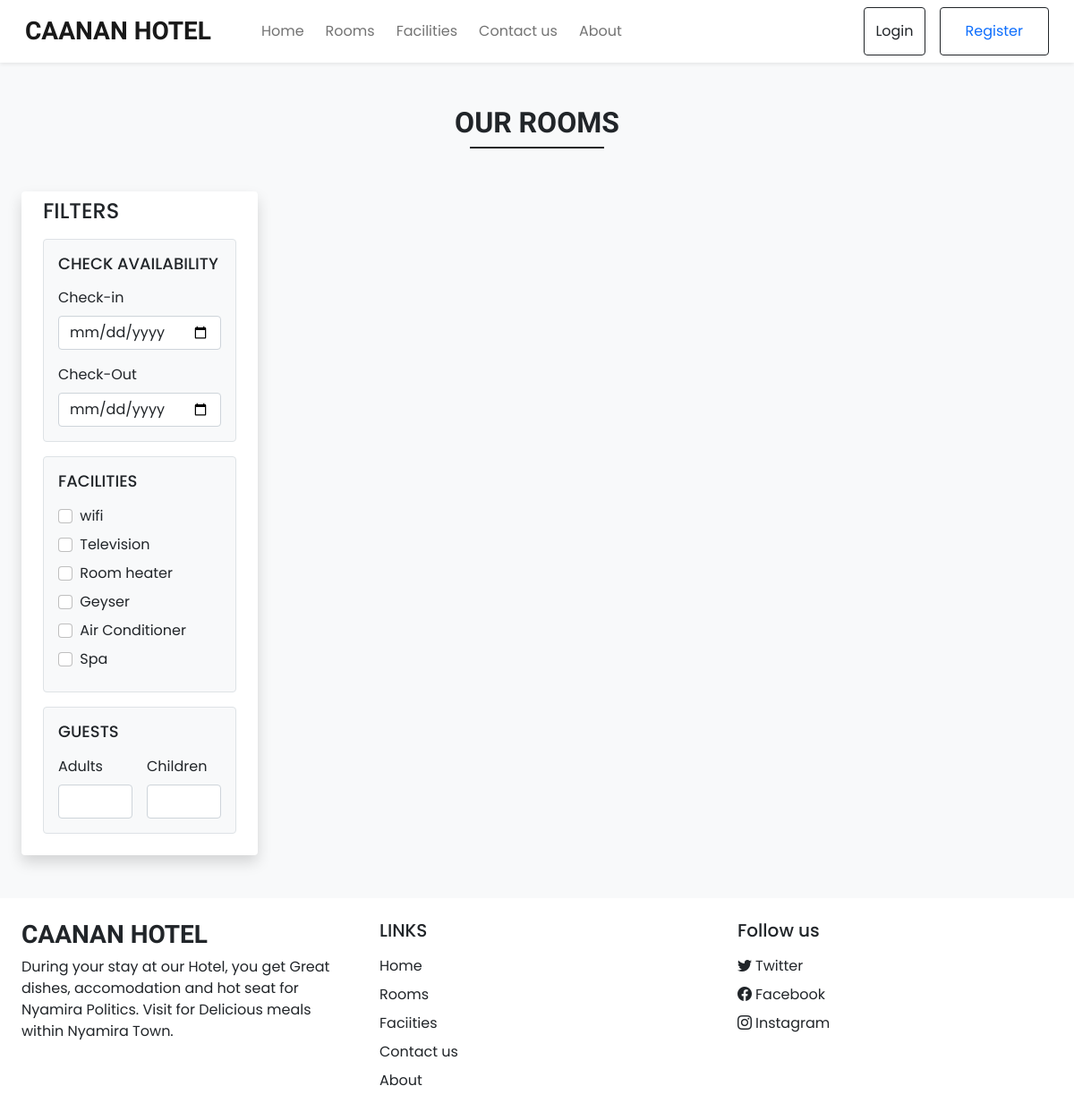
The page /rooms.php on the database its author committed.
### tables this page shows
CREATE TABLE `settings` (
  `sr_no` int(11) NOT NULL,
  `site_title` varchar(50) NOT NULL,
  `site_about` varchar(250) NOT NULL,
  `shutdown` tinyint(1) NOT NULL
);

CREATE TABLE `facilities` (
  `id` int(11) NOT NULL,
  `icon` varchar(100) NOT NULL,
  `name` varchar(50) NOT NULL,
  `description` varchar(250) NOT NULL
);

### admin/inc/db_config.php (called while the page is built, shortened)
<?php
    function selectAll($table){
      $con = $GLOBALS['con'];
      $res = mysqli_query($con,"SELECT * FROM $table");
      return $res;
    }
    function select($sql,$values,$datatypes)
    {
       $con = $GLOBALS['con'];
       if($stmt = mysqli_prepare($con,$sql))
       {
         mysqli_stmt_bind_param($stmt,$datatypes,...$values);
         if(mysqli_stmt_execute($stmt)){
           $res = mysqli_stmt_get_result($stmt);
           return $res;
          }
         else{
             mysqli_stmt_close($stmt);
             die("Query cannot be executed - Select");
            }
        }
      else {
        die("Query cannot be prepared - Select");
        }
    }
?>

### rooms.php (the view, shortened to what this page needs)
<!DOCTYPE html>
<html lang="en">
 <head>
    <link rel="stylesheet" href="https://cdn.jsdelivr.net/npm/swiper@8/swiper-bundle.min.css"/>
    <?php require('inc/links.php'); ?>
 </head>
  <body class="bg-light">
    <?php
      require('inc/header.php');
      $checkout_default="";
      $checkin_default="";
      $adult_default="";
      $children_default="";
    ?>
    <div class="my-5 px-4">
      <h2 class="fw-bold h-font text-center">OUR ROOMS</h2>
      <div class="h-line bg-dark"></div>
    </div>
    <div class="container-fluid">
      <div class="row">
        <div class="col-lg-3 col-md-12 mb-lg-0 mb-4 ps-4">
          <nav class="navbar navbar-expand-lg navbar-light bg-white rounded shadow">
            <div class="container-fluid flex-lg-column align-items-stretch">
                <h4>FILTERS</h4>
              <div class="collapse navbar-collapse align-items-stretch mt-2 flex-column" id="filterDropdown">
                <div class="border bg-light p-3 rounded mb-3">
                  <h5 class="d-flex align-items-center justify-content-between mb-3" style="font-size: 18px;">
                   <span>CHECK AVAILABILITY</span>
                  </h5>
                  <label class="form-label">Check-in</label>
                  <input type="date" class="form-control shadow-none mb-3" value="<?php echo $checkin_default ?>" id="checkin" onchange="chk_avail_filter()">
                  <label class="form-label">Check-Out</label>
                  <input type="date" class="form-control shadow-none" id="checkout" value="<?php echo $checkout_default ?>" onchange="chk_avail_filter()">
                </div>
                <div class="border bg-light p-3 rounded mb-3">
                  <h5 class="d-flex align-items-center justify-content-between mb-3" style="font-size: 18px;">
                   <span>FACILITIES</span>
                  </h5>
                  <?php
                    $facilities_q = selectAll('facilities');
                    while($row = mysqli_fetch_assoc($facilities_q))
                    {
                      echo<<<facilities
                      <div class="mb-2">
                        <input type="checkbox" onclick="fetch_rooms()" name="facilities" value="$row[id]" class="form-check-input shadow-none me-1" id="$row[id]">
                        <label class="form-check-label" for="$row[id]">$row[name]</label>
                      </div>
                      facilities;
                    }
                  ?>
                </div>
                <div class="border bg-light p-3 rounded mb-3">
                  <h5 class="d-flex align-items-center justify-content-between mb-3" style="font-size: 18px;">
                  <span>GUESTS</span>
                  </h5>
                  <div class="d-flex">
                    <div class="me-3">
                      <label class="form-label">Adults</label>
                      <input type="number" min="1" id="adults" value="<?php echo $adult_default ?>" oninput="guests_filter()" class="form-control shadow-none">
                    </div>
                    <div>
                      <label class="form-label">Children</label>
                      <input type="number" min="1" id="children" value="<?php echo $children_default ?>" oninput="guests_filter()" class="form-control shadow-none">
                    </div>
                  </div>
                </div>
              </div>
            </div>
          </nav>
        </div>
        <div class="col-lg-9 col-md-12 px-4" id="rooms-data"></div>
      </div>
    </div>
   <?php require('inc/footer.php'); ?>
  </body>
</html>

### inc/links.php (shortened to what this page needs)
 <link href="https://cdn.jsdelivr.net/npm/bootstrap@5.0.2/dist/css/bootstrap.min.css" rel="stylesheet">
 <link rel="stylesheet" href="https://cdn.jsdelivr.net/npm/bootstrap-icons@1.10.3/font/bootstrap-icons.css">
 <link rel="stylesheet" href="css/common.css">
 <?php
  require('admin/inc/db_config.php');
  $contact_q = "SELECT * FROM `contact_details` WHERE `sr_no`=?";
  $settings_q = "SELECT * FROM `settings` WHERE `sr_no`=?";
  $values = [1];
  $contact_r = mysqli_fetch_assoc(select($contact_q,$values,'i'));
  $settings_r = mysqli_fetch_assoc(select($settings_q,$values,'i'));
?>

### inc/header.php (shortened to what this page needs)
<nav id="navbar" class="navbar navbar-expand-lg navbar-light bg-white px-lg-3 py-lg-2 shadow-sm sticky-top">
    <div class="container-fluid">
      <a class="navbar-brand me-5 fw-bold fs-3 h-font" href="index.php"><?php echo $settings_r['site_title'] ?></a>
    <div class="collapse navbar-collapse" id="navbarSupportedContent">
    <ul class="navbar-nav me-auto mb-2 mb-lg-0">
      <li class="nav-item">
        <a class="nav-link me-2" href="index.php">Home</a>
      </li>
      <li class="nav-item">
        <a class="nav-link me-2" href="rooms.php">Rooms</a>
      </li>
      <li class="nav-item">
        <a class="nav-link me-2" href="facilities.php">Facilities</a>
      </li>
      <li class="nav-item">
        <a class="nav-link me-2" href="contact.php">Contact us</a>
      </li>
      <li class="nav-item">
        <a class="nav-link" href="about.php">About</a>
      </li>
    </ul>
    <div class="d-flex">
      <?php
        if(isset($_SESSION['login']) && $_SESSION['login']==true)
        {
          $path = USERS_IMG_PATH;
          echo<<<data
            <div class="btn-group">
              <button type="button" class="btn btn-outline-dark shadow-none dropdown-toggle" data-bs-toggle="dropdown" data-bs-display="static" aria-expanded="false">
                $_SESSION[uName]
              </button>
              <ul class="dropdown-menu dropdown-menu-lg-end">
                <li><a class="dropdown-item" href="profile.php">profile</a></li>
                <li><a class="dropdown-item" href="logout.php">Logout</a></li>
              </ul>
            </div>
          data;
        }
        else
        {
          echo<<<data
            <button type="button" class="btn btn-outline-dark shadow-none me-lg-3 me-2 " data-bs-toggle="modal" data-bs-target="#loginModal">
              Login
            </button>
            <button type="button" class="btn btn-outline-dark shadow-none" data-bs-toggle="modal"  data-bs-target="#registerModalkkk">
              <a class="nav-link" href="registration/registration.php">Register</a>
          </button>
          data;
       }
      ?>
    </div>
    </div>
    </div>
</nav>

### inc/footer.php (shortened to what this page needs)
<div class="container-fluid bg-white mt-5">
   <div class="row">
      <div class="col-lg-4 p-4">
         <h3 class="h-font fw-bold fs-3 mb-2"><?php echo $settings_r['site_title'] ?></h3>
         <p>
         <?php echo $settings_r['site_about'] ?>
         </p>
      </div>
      <div class="col-lg-4 p-4">
         <h5 class="mb-3">LINKS</h5>
         <a href="index.php" class="d-inline-block mb-2 text-dark text-decoration-none">Home</a> <br>
         <a href="rooms.php" class="d-inline-block mb-2 text-dark text-decoration-none">Rooms</a> <br>
         <a href="facilities.php" class="d-inline-block mb-2 text-dark text-decoration-none">Faciities</a> <br>
         <a href="contact.php" class="d-inline-block mb-2 text-dark text-decoration-none">Contact us</a> <br>
         <a href="about.php" class="d-inline-block mb-2 text-dark text-decoration-none">About</a>
      </div>
      <div class="col-lg-4 p-4">
         <h5 class="mb-3">Follow us</h5>
         <?php
            if($contact_r['tw']!=''){
            echo <<<data
               <a href="$contact_r[tw]" class="d-inline-block mb-2 text-decoration-none text-dark">
                  <i class="bi bi-twitter me-1"></i>Twitter
               </a>
            data;
            }
         ?>
         <a href="<?php echo $contact_r['fb']?>" class="d-inline-block text-dark text-decoration-none mb-2">
            <i class="bi bi-facebook me-1"></i>Facebook
         </a> <br>
         <a href="<?php echo $contact_r['insta']?>" class="d-inline-block text-dark text-decoration-none">
            <i class="bi bi-instagram me-1"></i>Instagram
         </a>
      </div>
   </div>
</div>

### css/common.css (style rules this page uses)
:root { --teal: #2ec1ac; --teal_hover: #279e8c; }
* { font-family: 'Poppins', sans-serif; }
.h-font { font-family: 'Merienda', cursive; }
input[type=number] { -moz-appearance: textfield; }
.h-line { width: 150px; margin: 0 auto; height: 1.7px; }

### rows shown on the page
settings: site_title "CAANAN HOTEL", site_about "During your stay at our Hotel, you get Great dishes, accomodation and hot seat for Nyamira Politics. Visit for Delicious meals within Nyamira Town."
facilities: name "wifi"
facilities: name "Television"
facilities: name "Room heater"
facilities: name "Geyser"
facilities: name "Air Conditioner"
facilities: name "Spa"
